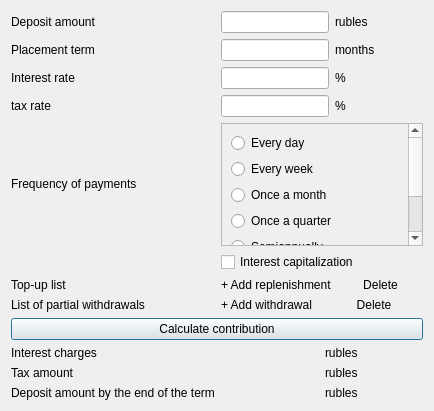
<?xml version="1.0" encoding="UTF-8"?>
<ui version="4.0">
 <class>Deposit</class>
 <widget class="QDialog" name="Deposit">
  <property name="geometry">
   <rect>
    <x>0</x>
    <y>0</y>
    <width>434</width>
    <height>411</height>
   </rect>
  </property>
  <property name="windowTitle">
   <string>Dialog</string>
  </property>
  <layout class="QGridLayout" name="gridLayout_2">
   <item row="0" column="0">
    <layout class="QGridLayout" name="gridLayout">
     <item row="4" column="0">
      <widget class="QLabel" name="label_5">
       <property name="sizePolicy">
        <sizepolicy hsizetype="Maximum" vsizetype="Maximum">
         <horstretch>0</horstretch>
         <verstretch>0</verstretch>
        </sizepolicy>
       </property>
       <property name="text">
        <string>Frequency of payments</string>
       </property>
      </widget>
     </item>
     <item row="8" column="0" colspan="2">
      <widget class="QPushButton" name="calculate_contribution">
       <property name="text">
        <string>Calculate contribution</string>
       </property>
      </widget>
     </item>
     <item row="0" column="0">
      <widget class="QLabel" name="total_amount">
       <property name="sizePolicy">
        <sizepolicy hsizetype="Maximum" vsizetype="Maximum">
         <horstretch>0</horstretch>
         <verstretch>0</verstretch>
        </sizepolicy>
       </property>
       <property name="text">
        <string>Deposit amount</string>
       </property>
      </widget>
     </item>
     <item row="3" column="0">
      <widget class="QLabel" name="type">
       <property name="sizePolicy">
        <sizepolicy hsizetype="Maximum" vsizetype="Maximum">
         <horstretch>0</horstretch>
         <verstretch>0</verstretch>
        </sizepolicy>
       </property>
       <property name="text">
        <string>tax rate</string>
       </property>
      </widget>
     </item>
     <item row="6" column="0">
      <widget class="QLabel" name="label_7">
       <property name="sizePolicy">
        <sizepolicy hsizetype="Maximum" vsizetype="Maximum">
         <horstretch>0</horstretch>
         <verstretch>0</verstretch>
        </sizepolicy>
       </property>
       <property name="text">
        <string>Top-up list</string>
       </property>
      </widget>
     </item>
     <item row="2" column="0">
      <widget class="QLabel" name="label_2">
       <property name="sizePolicy">
        <sizepolicy hsizetype="Maximum" vsizetype="Maximum">
         <horstretch>0</horstretch>
         <verstretch>0</verstretch>
        </sizepolicy>
       </property>
       <property name="text">
        <string>Interest rate</string>
       </property>
      </widget>
     </item>
     <item row="1" column="0">
      <widget class="QLabel" name="label">
       <property name="sizePolicy">
        <sizepolicy hsizetype="Maximum" vsizetype="Maximum">
         <horstretch>0</horstretch>
         <verstretch>0</verstretch>
        </sizepolicy>
       </property>
       <property name="text">
        <string>Placement term</string>
       </property>
      </widget>
     </item>
     <item row="5" column="0">
      <widget class="QLabel" name="label_6">
       <property name="sizePolicy">
        <sizepolicy hsizetype="Maximum" vsizetype="Maximum">
         <horstretch>0</horstretch>
         <verstretch>0</verstretch>
        </sizepolicy>
       </property>
       <property name="text">
        <string/>
       </property>
      </widget>
     </item>
     <item row="5" column="1">
      <widget class="QCheckBox" name="capitalization">
       <property name="text">
        <string>Interest capitalization</string>
       </property>
      </widget>
     </item>
     <item row="4" column="1">
      <widget class="QScrollArea" name="scrollArea">
       <property name="widgetResizable">
        <bool>true</bool>
       </property>
       <widget class="QWidget" name="scrollAreaWidgetContents">
        <property name="geometry">
         <rect>
          <x>0</x>
          <y>0</y>
          <width>174</width>
          <height>196</height>
         </rect>
        </property>
        <layout class="QGridLayout" name="gridLayout_3">
         <item row="0" column="0">
          <layout class="QVBoxLayout" name="verticalLayout">
           <item>
            <widget class="QRadioButton" name="every_day">
             <property name="text">
              <string>Every day</string>
             </property>
            </widget>
           </item>
           <item>
            <widget class="QRadioButton" name="every_week">
             <property name="text">
              <string>Every week</string>
             </property>
            </widget>
           </item>
           <item>
            <widget class="QRadioButton" name="once_month">
             <property name="text">
              <string>Once a month</string>
             </property>
            </widget>
           </item>
           <item>
            <widget class="QRadioButton" name="once_quarter">
             <property name="text">
              <string>Once a quarter</string>
             </property>
            </widget>
           </item>
           <item>
            <widget class="QRadioButton" name="semiannually">
             <property name="text">
              <string>Semiannually</string>
             </property>
            </widget>
           </item>
           <item>
            <widget class="QRadioButton" name="once_year">
             <property name="text">
              <string>Once a year</string>
             </property>
            </widget>
           </item>
           <item>
            <widget class="QRadioButton" name="at_the_end">
             <property name="text">
              <string>At the end of the term</string>
             </property>
            </widget>
           </item>
          </layout>
         </item>
        </layout>
       </widget>
      </widget>
     </item>
     <item row="10" column="0">
      <widget class="QLabel" name="label_3">
       <property name="sizePolicy">
        <sizepolicy hsizetype="Maximum" vsizetype="Maximum">
         <horstretch>0</horstretch>
         <verstretch>0</verstretch>
        </sizepolicy>
       </property>
       <property name="text">
        <string>Tax amount</string>
       </property>
      </widget>
     </item>
     <item row="9" column="0">
      <widget class="QLabel" name="payment">
       <property name="sizePolicy">
        <sizepolicy hsizetype="Minimum" vsizetype="Maximum">
         <horstretch>0</horstretch>
         <verstretch>0</verstretch>
        </sizepolicy>
       </property>
       <property name="text">
        <string>Interest charges</string>
       </property>
      </widget>
     </item>
     <item row="7" column="0">
      <widget class="QLabel" name="label_8">
       <property name="sizePolicy">
        <sizepolicy hsizetype="Maximum" vsizetype="Maximum">
         <horstretch>0</horstretch>
         <verstretch>0</verstretch>
        </sizepolicy>
       </property>
       <property name="text">
        <string>List of partial withdrawals</string>
       </property>
      </widget>
     </item>
     <item row="11" column="0">
      <widget class="QLabel" name="label_4">
       <property name="sizePolicy">
        <sizepolicy hsizetype="Maximum" vsizetype="Maximum">
         <horstretch>0</horstretch>
         <verstretch>0</verstretch>
        </sizepolicy>
       </property>
       <property name="text">
        <string>Deposit amount by the end of the term</string>
       </property>
      </widget>
     </item>
     <item row="6" column="1">
      <layout class="QVBoxLayout" name="verticalLayout_2">
       <item>
        <layout class="QHBoxLayout" name="horizontalLayout">
         <item>
          <widget class="QPushButton" name="add_replenishmen">
           <property name="sizePolicy">
            <sizepolicy hsizetype="Minimum" vsizetype="Maximum">
             <horstretch>0</horstretch>
             <verstretch>0</verstretch>
            </sizepolicy>
           </property>
           <property name="styleSheet">
            <string notr="true">border: none; 
outline: none;
text-align: left;
</string>
           </property>
           <property name="text">
            <string>+ Add replenishment</string>
           </property>
          </widget>
         </item>
         <item>
          <widget class="QPushButton" name="delete_replenishmen">
           <property name="sizePolicy">
            <sizepolicy hsizetype="Minimum" vsizetype="Maximum">
             <horstretch>0</horstretch>
             <verstretch>0</verstretch>
            </sizepolicy>
           </property>
           <property name="styleSheet">
            <string notr="true">border: none; 
outline: none;
</string>
           </property>
           <property name="text">
            <string>Delete</string>
           </property>
          </widget>
         </item>
        </layout>
       </item>
      </layout>
     </item>
     <item row="7" column="1">
      <layout class="QVBoxLayout" name="verticalLayout_3">
       <item>
        <layout class="QHBoxLayout" name="horizontalLayout_2">
         <item>
          <widget class="QPushButton" name="add_withdrawal">
           <property name="sizePolicy">
            <sizepolicy hsizetype="Minimum" vsizetype="Maximum">
             <horstretch>0</horstretch>
             <verstretch>0</verstretch>
            </sizepolicy>
           </property>
           <property name="styleSheet">
            <string notr="true">border: none; 
outline: none;
text-align: left;
</string>
           </property>
           <property name="text">
            <string>+ Add withdrawal</string>
           </property>
          </widget>
         </item>
         <item>
          <widget class="QPushButton" name="delete_withdrawal">
           <property name="sizePolicy">
            <sizepolicy hsizetype="Minimum" vsizetype="Maximum">
             <horstretch>0</horstretch>
             <verstretch>0</verstretch>
            </sizepolicy>
           </property>
           <property name="styleSheet">
            <string notr="true">border: none; 
outline: none;
</string>
           </property>
           <property name="text">
            <string>Delete</string>
           </property>
          </widget>
         </item>
        </layout>
       </item>
      </layout>
     </item>
     <item row="1" column="1">
      <layout class="QHBoxLayout" name="horizontalLayout_3">
       <item>
        <widget class="QLineEdit" name="term">
         <property name="sizePolicy">
          <sizepolicy hsizetype="MinimumExpanding" vsizetype="Maximum">
           <horstretch>0</horstretch>
           <verstretch>0</verstretch>
          </sizepolicy>
         </property>
        </widget>
       </item>
       <item>
        <widget class="QLabel" name="label_9">
         <property name="sizePolicy">
          <sizepolicy hsizetype="MinimumExpanding" vsizetype="Maximum">
           <horstretch>0</horstretch>
           <verstretch>0</verstretch>
          </sizepolicy>
         </property>
         <property name="text">
          <string>months</string>
         </property>
        </widget>
       </item>
      </layout>
     </item>
     <item row="0" column="1">
      <layout class="QHBoxLayout" name="horizontalLayout_4">
       <item>
        <widget class="QLineEdit" name="deposit_amount">
         <property name="sizePolicy">
          <sizepolicy hsizetype="Maximum" vsizetype="Maximum">
           <horstretch>0</horstretch>
           <verstretch>0</verstretch>
          </sizepolicy>
         </property>
        </widget>
       </item>
       <item>
        <widget class="QLabel" name="label_10">
         <property name="sizePolicy">
          <sizepolicy hsizetype="Preferred" vsizetype="Maximum">
           <horstretch>0</horstretch>
           <verstretch>0</verstretch>
          </sizepolicy>
         </property>
         <property name="text">
          <string>rubles</string>
         </property>
        </widget>
       </item>
      </layout>
     </item>
     <item row="2" column="1">
      <layout class="QHBoxLayout" name="horizontalLayout_5">
       <item>
        <widget class="QLineEdit" name="rate">
         <property name="sizePolicy">
          <sizepolicy hsizetype="Maximum" vsizetype="Maximum">
           <horstretch>0</horstretch>
           <verstretch>0</verstretch>
          </sizepolicy>
         </property>
        </widget>
       </item>
       <item>
        <widget class="QLabel" name="label_11">
         <property name="sizePolicy">
          <sizepolicy hsizetype="Preferred" vsizetype="Maximum">
           <horstretch>0</horstretch>
           <verstretch>0</verstretch>
          </sizepolicy>
         </property>
         <property name="text">
          <string>%</string>
         </property>
        </widget>
       </item>
      </layout>
     </item>
     <item row="3" column="1">
      <layout class="QHBoxLayout" name="horizontalLayout_6">
       <item>
        <widget class="QLineEdit" name="tax_rate">
         <property name="sizePolicy">
          <sizepolicy hsizetype="Maximum" vsizetype="Maximum">
           <horstretch>0</horstretch>
           <verstretch>0</verstretch>
          </sizepolicy>
         </property>
        </widget>
       </item>
       <item>
        <widget class="QLabel" name="label_12">
         <property name="sizePolicy">
          <sizepolicy hsizetype="Preferred" vsizetype="Maximum">
           <horstretch>0</horstretch>
           <verstretch>0</verstretch>
          </sizepolicy>
         </property>
         <property name="text">
          <string>%</string>
         </property>
        </widget>
       </item>
      </layout>
     </item>
     <item row="9" column="1">
      <layout class="QHBoxLayout" name="horizontalLayout_7">
       <item>
        <widget class="QLabel" name="interest_charges">
         <property name="text">
          <string/>
         </property>
         <property name="alignment">
          <set>Qt::AlignRight|Qt::AlignTrailing|Qt::AlignVCenter</set>
         </property>
        </widget>
       </item>
       <item>
        <widget class="QLabel" name="label_13">
         <property name="sizePolicy">
          <sizepolicy hsizetype="Preferred" vsizetype="Maximum">
           <horstretch>0</horstretch>
           <verstretch>0</verstretch>
          </sizepolicy>
         </property>
         <property name="text">
          <string>rubles</string>
         </property>
        </widget>
       </item>
      </layout>
     </item>
     <item row="10" column="1">
      <layout class="QHBoxLayout" name="horizontalLayout_8">
       <item>
        <widget class="QLabel" name="tax_amount">
         <property name="text">
          <string/>
         </property>
         <property name="alignment">
          <set>Qt::AlignRight|Qt::AlignTrailing|Qt::AlignVCenter</set>
         </property>
        </widget>
       </item>
       <item>
        <widget class="QLabel" name="label_14">
         <property name="sizePolicy">
          <sizepolicy hsizetype="Preferred" vsizetype="Maximum">
           <horstretch>0</horstretch>
           <verstretch>0</verstretch>
          </sizepolicy>
         </property>
         <property name="text">
          <string>rubles</string>
         </property>
        </widget>
       </item>
      </layout>
     </item>
     <item row="11" column="1">
      <layout class="QHBoxLayout" name="horizontalLayout_9">
       <item>
        <widget class="QLabel" name="amount_end">
         <property name="text">
          <string/>
         </property>
         <property name="alignment">
          <set>Qt::AlignRight|Qt::AlignTrailing|Qt::AlignVCenter</set>
         </property>
        </widget>
       </item>
       <item>
        <widget class="QLabel" name="label_15">
         <property name="sizePolicy">
          <sizepolicy hsizetype="Preferred" vsizetype="Maximum">
           <horstretch>0</horstretch>
           <verstretch>0</verstretch>
          </sizepolicy>
         </property>
         <property name="text">
          <string>rubles</string>
         </property>
        </widget>
       </item>
      </layout>
     </item>
    </layout>
   </item>
  </layout>
 </widget>
 <resources/>
 <connections/>
</ui>
